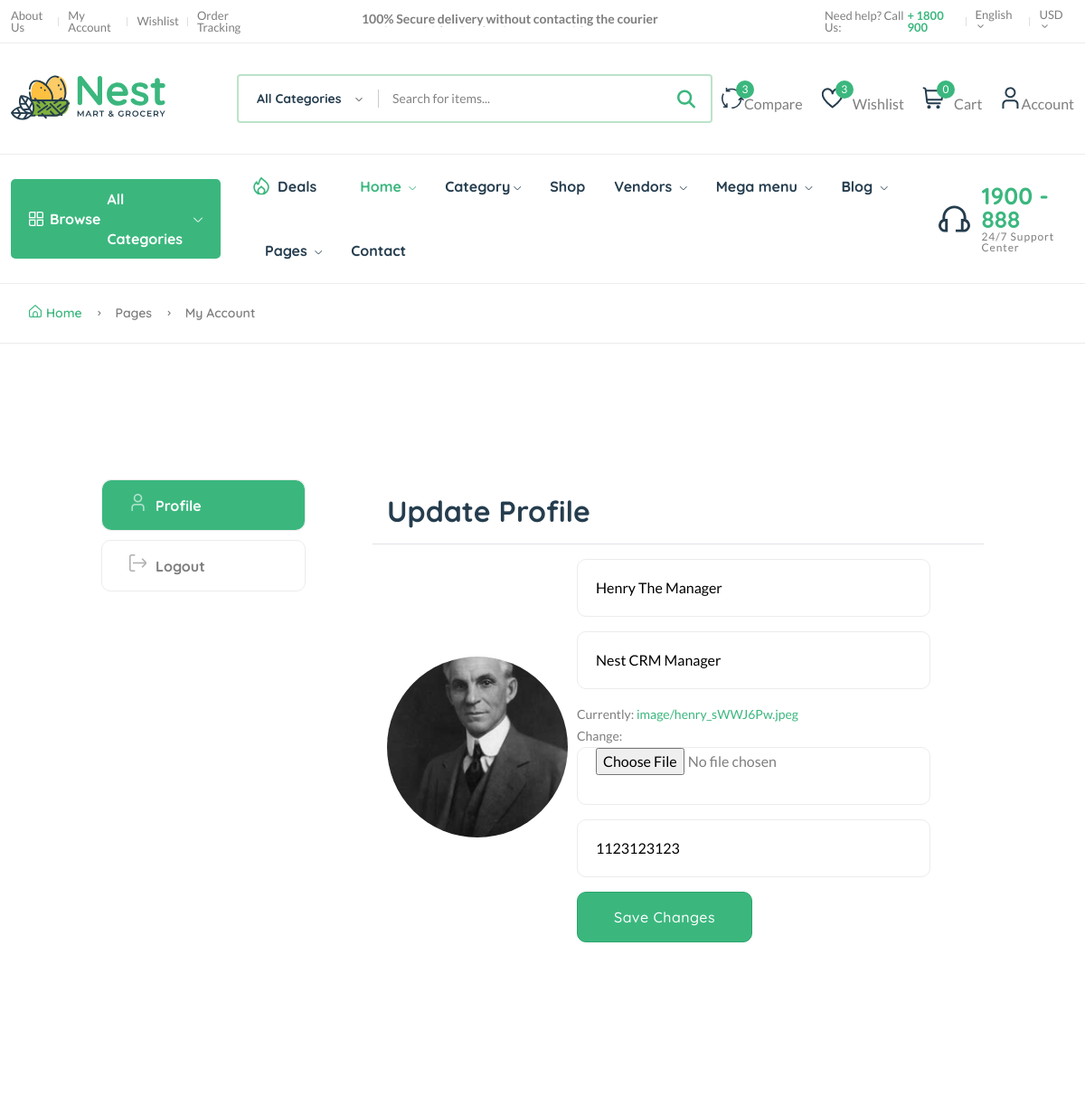
The page /user/profile/update/ (signed in, upper part) on the database as committed earlier.
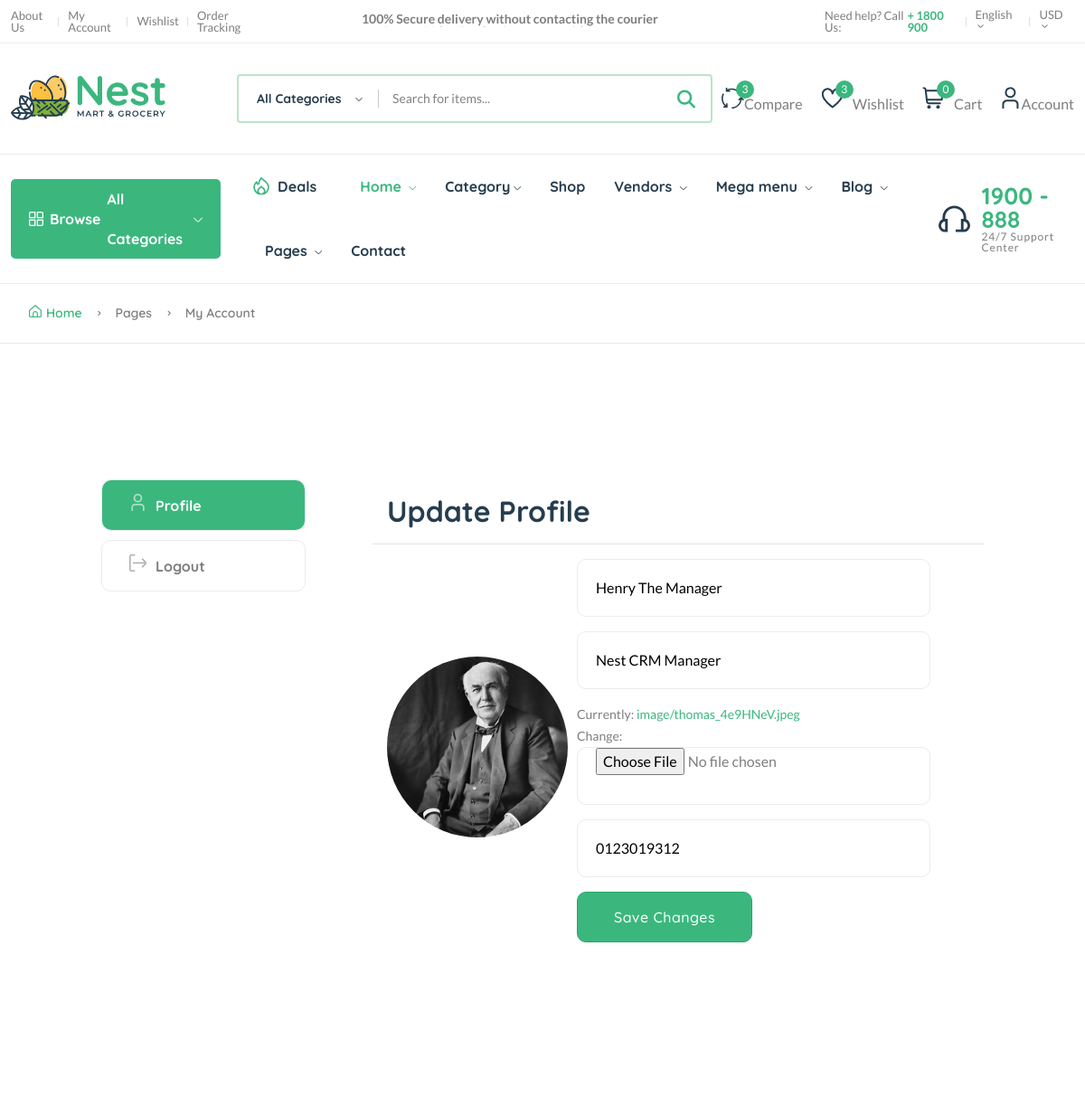
The same page on the database as committed later.
### userauths/models.py (models this page shows)
class Profile(models.Model):
    user = models.OneToOneField(User, on_delete=models.CASCADE)
    image = models.ImageField(upload_to="image", default="image/anonymous.webp")
    full_name = models.CharField(max_length=200)
    bio = models.CharField(max_length=200, null=True, blank=True)
    phone = models.CharField(max_length=200)
    verified = models.BooleanField(default=False)
    address = models.CharField(max_length=200, null=True, blank=True)
    country = models.CharField(max_length=200, null=True, blank=True)
    def __str__(self):
        return self.user.username

### userauths/views.py (the view, shortened to what this page needs)
# urls.py: path("profile/update/", views.profile_update, name="profile-update"),
@login_required()
def profile_update(request):
    profile = request.user.profile
    print(profile)
    form = ProfileUpdateForm(instance=profile)
    context = {
        "form": form,
        "profile": profile,
    }
    return render(request, "userauths/profile-update.html", context)

### userauths/forms.py
class ProfileUpdateForm(forms.ModelForm):
    full_name = forms.CharField(widget=forms.TextInput(attrs={"placeholder": "Full Name"}))
    bio = forms.CharField(widget=forms.TextInput(attrs={"placeholder": "Bio"}))
    phone = forms.CharField(widget=forms.TextInput(attrs={"placeholder": "Mobile Phone"}))
    image = forms.ImageField()
    class Meta:
        model = Profile
        fields = ['full_name', 'bio', 'phone', 'image']

### core/context_processors.py (called while the page is built)
def default(request):
    categories = Category.objects.all()
    vendors = Vendor.objects.all()
    min_max_price = Product.objects.aggregate(Min("price"), Max("price"))
    user_wishlist = []
    if request.user.is_authenticated:
        user_wishlist = [item.product.pid for item in WishList.objects.filter(user=request.user)]
    try:
        address = Address.objects.get(user=request.user)
    except:
        address = None
    return {
        'categories': categories,
        'vendors': vendors,
        'address': address,
        'min_max_price': min_max_price,
        'user_wishlist': user_wishlist,
    }

### templates/userauths/profile-update.html (shortened to what this page needs)
{% extends 'partials/base.html' %}
{% load static %}
{% block content %}
    <main class="main pages">
        <div class="page-header breadcrumb-wrap">
            <div class="container">
                <div class="breadcrumb">
                    <a href="index.html" rel="nofollow"><i class="fi-rs-home mr-5"></i>Home</a>
                    <span></span> Pages <span></span> My Account
                </div>
            </div>
        </div>
        <div class="page-content pt-150 pb-150">
            <div class="container">
                <div class="row">
                    <div class="col-lg-10 m-auto">
                        <div class="row">
                            <div class="col-md-3">
                                <div class="dashboard-menu">
                                    <ul class="nav flex-column" role="tablist">
                                        <li class="nav-item">
                                            <a class="nav-link active" id="profile-tab" data-bs-toggle="tab" href="#profile" role="tab" aria-controls="profile" aria-selected="false"><i class="fi-rs-user mr-10"></i>Profile</a>
                                        </li>
                                        <li class="nav-item">
                                            <a class="nav-link" href="{% url 'userauths:sign-out' %}"><i class="fi-rs-sign-out mr-10"></i>Logout</a>
                                        </li>
                                    </ul>
                                </div>
                            </div>
                            <div class="col-md-9">
                                <div class="tab-content account dashboard-content pl-50">
                                    <div class="tab-pane fade active show" id="profile" role="tabpanel" aria-labelledby="profile-tab">
                                        <div class="card">
                                            <div class="card-header border-bottom">
                                                <h3 class="mb-0">Update Profile</h3>
                                            </div>
                                            <div class="card-body mb-2" style="display: flex; align-items: center; gap: 10px;">
                                                <div>
                                                    <img src="{{profile.image.url}}" style="width: 200px; height: 200px; object-fit: cover; border-radius: 50%; " alt="" >
                                                </div>
                                                <form action="" method="POST" enctype="multipart/form-data">
                                                    <div class="mb-3">{{form.full_name}}</div>
                                                    <div class="mb-3">{{form.bio}}</div>
                                                    <div class="mb-3">{{form.image}}</div>
                                                    <div class="mb-3">{{form.phone}}</div>
                                                    <button class="btn btn-success" type="submit">Save Changes</button>
                                                </form>
                                            </div>
                                        </div>
                                    </div>
                                </div>
                            </div>
                        </div>
                    </div>
                </div>
            </div>
        </div>
    </main>
{% endblock %}

Rows that differ between the two databases and show on the page:
changed Profile "Henry The Manager": image: a different picture; phone "1123123123" → "0123019312"
Other text that changed with them:
text no longer shown: "Currently: image/henry_sWWJ6Pw.jpeg Change:"
text now shown: "Currently: image/thomas_4e9HNeV.jpeg Change:"
